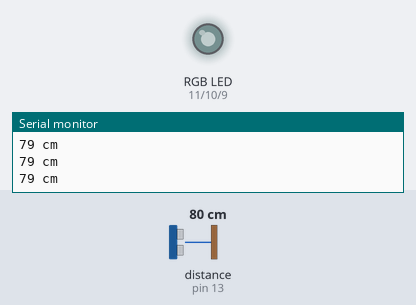
Recording of a sketch running on a simulated Arduino Uno, built with avr-gcc and run on an emulated ATmega328P. On the bench: an RGB LED mixed from three pins (HIGH = lit), the last lines printed to the serial monitor. Wiring (inferred from the names in the program): ultrasonic range finder: trigger pin 12; echo pin 13. The test bench sets the inputs (shaded band); at power-on: distance to the obstacle (sensor on pin 13) 80 cm. The echo pulse lasts 58.3 µs per cm; dim RGB values are drawn brighter than linear; pins used as bus, display or sensor lines are not drawn.

Above: at 1.2 s.
1.3 s: distance to the obstacle (sensor on pin 13) set to 250 cm
At 1.59 s:
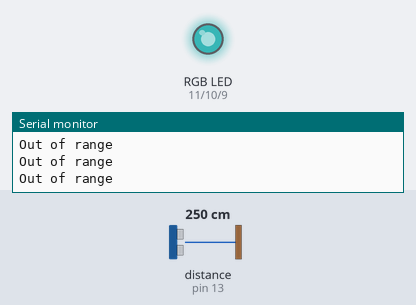
4.3 s: distance to the obstacle (sensor on pin 13) set to 2 cm
At 6.4 s:
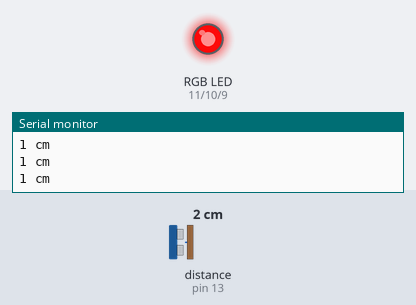
7.3 s: distance to the obstacle (sensor on pin 13) set to 299 cm
At 7.67 s:
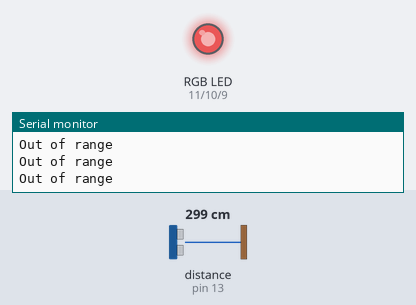
10.3 s: distance to the obstacle (sensor on pin 13) set to 60 cm
At 11.7 s:
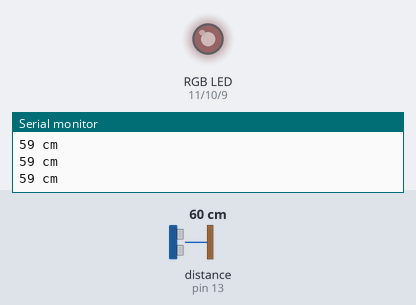
Timing chart, 0 to 13.3 s (numbered marks = the images above; inputs shaded):
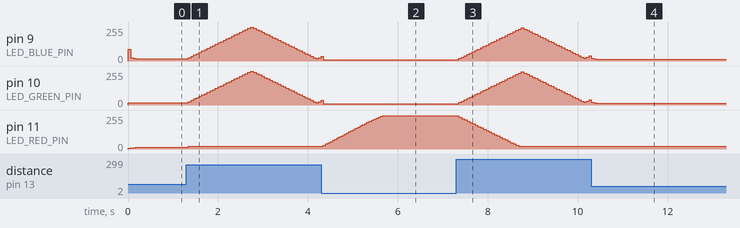

Measured:
- after the input at 1.3 s, pin 11 (LED_RED_PIN): 13/255 → 20/255 at once
- after the input at 4.3 s, pin 11 (LED_RED_PIN): moves from 20/255 to 248/255 over 1.3 s, starting after 0.05 s
- after the input at 7.3 s, pin 11 (LED_RED_PIN): moves from 248/255 to 20/255 over 1.3 s, starting after 0.06 s
- after the input at 10.3 s, pin 11 (LED_RED_PIN): 20/255 → 21/255 at once

The sketch:

PanicBot.ino
```cpp
#define DEPTH_TRIG_PIN 12
#define DEPTH_ECHO_PIN 13
#define LED_RED_PIN 11
#define LED_GREEN_PIN 10
#define LED_BLUE_PIN 9

void setup() {
  Serial.begin (9600);
  pinMode(DEPTH_TRIG_PIN, OUTPUT);
  pinMode(DEPTH_ECHO_PIN, INPUT);

  pinMode(LED_RED_PIN, OUTPUT);
  pinMode(LED_GREEN_PIN, OUTPUT);
  pinMode(LED_BLUE_PIN, OUTPUT);
}

#define MAX_DEPTH_CM 400
#define SAFE_DIST_CM 200
#define MAX_BRIGHTNESS 250
#define MIN_BRIGHTNESS 20
int r_val = 0;
int r_dir = 1;
int b_val = MAX_BRIGHTNESS;
int b_dir = 0;
int g_val = MIN_BRIGHTNESS;
int g_dir = 1;
int val_inc = 10;
void loop() {

  // ping depth sensor and measure response
  long duration_us, distance_cm;
  digitalWrite(DEPTH_TRIG_PIN, LOW);
  delayMicroseconds(2);
  digitalWrite(DEPTH_TRIG_PIN, HIGH);
  delayMicroseconds(10);
  digitalWrite(DEPTH_TRIG_PIN, LOW);
  duration_us = pulseIn(DEPTH_ECHO_PIN, HIGH, 10000);
  distance_cm = (duration_us/2) / 29.1;


  // set led brightness ("mood") based on object distance
  if (distance_cm >= MAX_DEPTH_CM || distance_cm <= 0){
    Serial.println("Out of range");

    r_val -= val_inc;
    if (r_val <= MIN_BRIGHTNESS)
      r_val = MIN_BRIGHTNESS;
  }
  else {
    Serial.print(distance_cm);
    Serial.println(" cm");

    r_val += val_inc;

    if (distance_cm < SAFE_DIST_CM) {

      if (r_val >= MAX_BRIGHTNESS)
        r_val = MAX_BRIGHTNESS;

      float dist_ratio = (distance_cm/(float)SAFE_DIST_CM);
      r_val = (1 - dist_ratio) * r_val;
      g_val = dist_ratio * g_val;
      b_val = dist_ratio * b_val;
    }
    else {
      if (r_val >= MIN_BRIGHTNESS)
        r_val = MIN_BRIGHTNESS;
    }
  }

  analogWrite(LED_RED_PIN, r_val);

  // fade green leds
  if (g_val >= MAX_BRIGHTNESS)
    g_dir = 0;
  if (g_val <= MIN_BRIGHTNESS)
    g_dir = 1;
  g_dir == 1 ? g_val += val_inc : g_val -= val_inc;
  analogWrite(LED_GREEN_PIN, g_val);

  // fade blue leds
  if (b_val >= MAX_BRIGHTNESS)
    b_dir = 0;
  if (b_val <= MIN_BRIGHTNESS)
    b_dir = 1;
  b_dir == 1 ? b_val += val_inc : b_val -= val_inc;
  analogWrite(LED_BLUE_PIN, b_val);

  delay(50);
}
```
